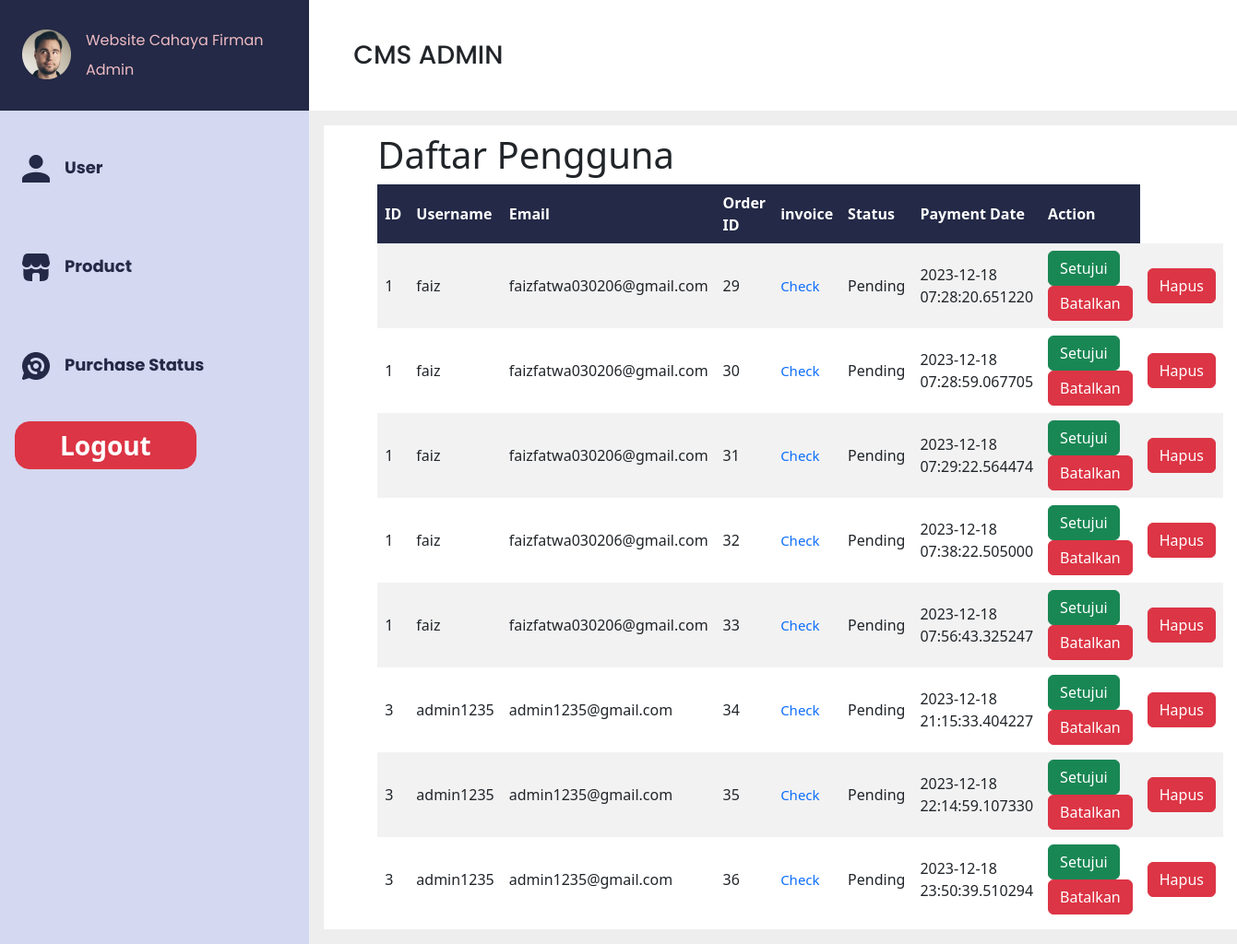
Before: /admin_status (signed in) with the older database file.
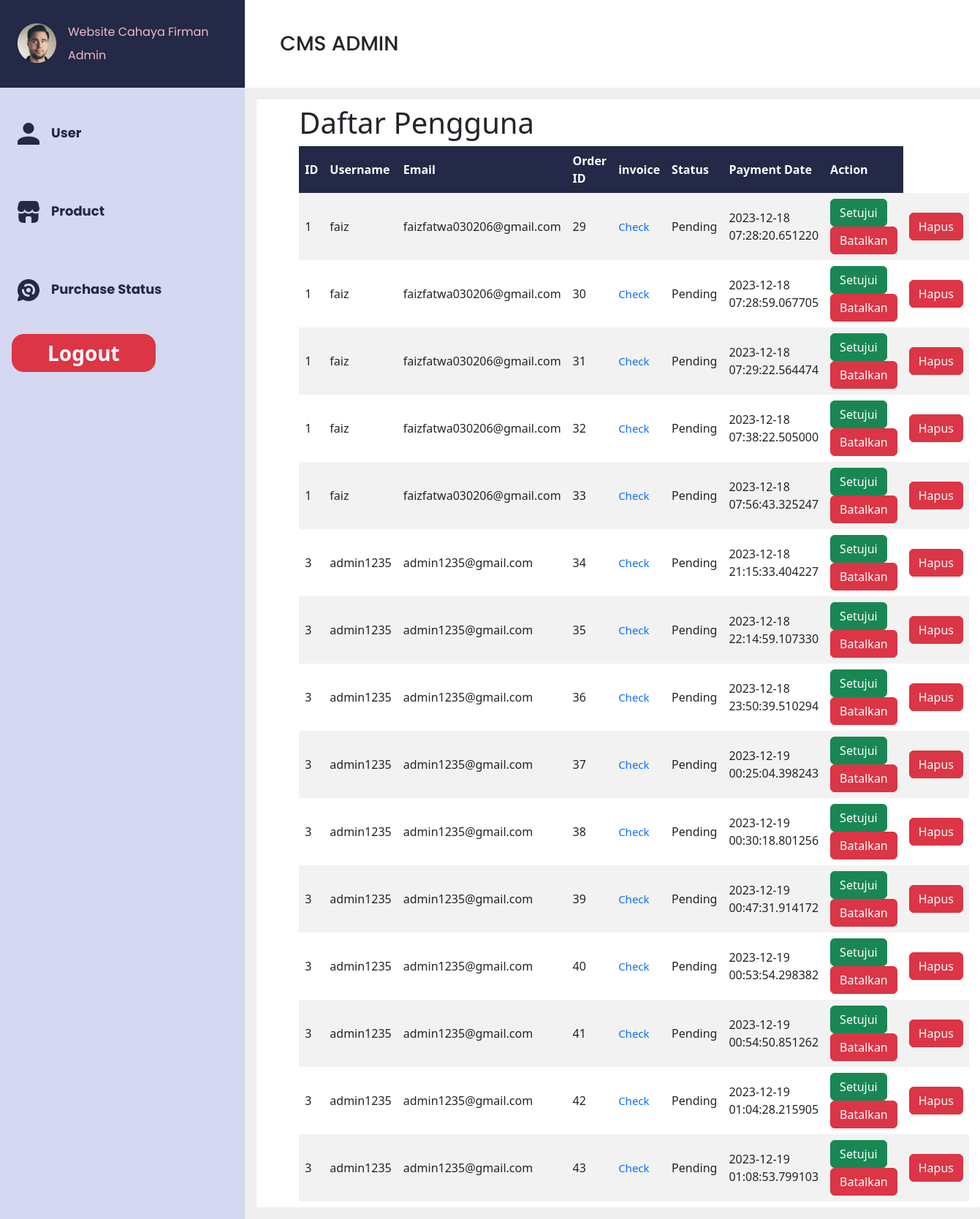
After: the same page with the newer database file.
### models/order_detail.py (models this page shows)
class Order_detail(db.Model):
    __tablename__ = 'order_detail'
    id_order = db.Column(db.Integer, primary_key=True)
    total = db.Column(db.Float)
    order_status = db.Column(db.String(100))
    id_payment = db.Column(db.Integer, db.ForeignKey('payment_detail.id_payment', name='fk_oDetail_payment'))
    id_session = db.Column(db.Integer, db.ForeignKey('session.id_session', name='fk_oDetail_session'))
    payment_detail = db.relationship('Payment_detail', back_populates='order_detail')
    session = db.relationship('session', back_populates='Order_detail')

### models/shopping_session.py (models this page shows)
class session(db.Model):
    id_session = db.Column(db.Integer, primary_key=True)
    id_user = db.Column(db.Integer, db.ForeignKey('user.id_user'), nullable=False)
    is_active = db.Column(db.Boolean, default=True)
    order_items = db.relationship('Order_items', back_populates='session')
    user = relationship("User", backref="session")
    Order_detail = relationship("Order_detail", back_populates="session", uselist=False)

### models/user.py (models this page shows, shortened)
class User(db.Model, UserMixin):
    id_user = db.Column(db.Integer, primary_key=True)
    username = db.Column(db.String(20), nullable=False, unique=True)
    email = db.Column(db.String(120), nullable=False, unique=True)
    password = db.Column(db.String(80), nullable=False)
    fullname = db.Column(db.String(60), nullable=True, unique=False)
    gender = db.Column(db.CHAR(1), nullable=True, unique=False)
    telephone = db.Column(db.Integer, nullable=True, unique=False)
    address = db.Column(db.String(60), nullable=True, unique=False)
    is_admin = db.Column(db.Boolean, default=False)

### models/payment_detail.py (models this page shows)
class Payment_detail(db.Model):
    __tablename__ = 'payment_detail'
    id_payment = db.Column(db.Integer, primary_key=True)
    amount = db.Column(db.Integer)
    payment_method = db.Column(db.String(100))
    bank_name = db.Column(db.String(100))
    account_number = db.Column(db.String(100))
    payment_date = db.Column(db.DateTime, default=datetime.utcnow)
    order_detail = db.relationship('Order_detail', back_populates='payment_detail')

### app.py (the view)
@app.route('/admin_status')
@admin_required
def admin_status():
    orders = Order_detail.query.join(Payment_detail).all()
    return render_template("admin_status.html", orders=orders)

### app.py (called while the page is built)
def admin_required(func):
    @wraps(func)
    def decorated_view(*args, **kwargs):
        if not current_user.is_authenticated or not current_user.is_admin:
            flash("You need to log in as an admin to access this page.", "danger")
            return redirect(url_for('loginadmin'))
        return func(*args, **kwargs)
    return decorated_view

@login_manager.user_loader
def load_user(user_id):
    return User.query.get(int(user_id))

### templates/admin_status.html (shortened to what this page needs)
<!DOCTYPE html>
<html lang="en">
<head>
    <link rel="stylesheet" type="text/css" href="{{ url_for('static', filename='css/crud_admin.css') }}">
    <link href="https://cdn.jsdelivr.net/npm/bootstrap@5.3.2/dist/css/bootstrap.min.css" rel="stylesheet"
>
</head>
<body>
    <div class="d-flex bd-highlight">
        <div class="d-flex flex-column bd-highlight justify-content-center" style="flex: 0 0 25%;">
            <div class="py-4 px-3 d-flex flex-row bd-highlight" style="background-color: #232946;">
                <div class="p-2 bd-highlight"><img src="../static/asset/Ellipse 9.png"></div>
                <div class="p-1 bd-highlight">
                    <div class="d-flex flex-column bd-highlight">
                        <div class="p-1 bd-highlight">Website Cahaya Firman</div>
                        <div class="p-1 bd-highlight">Admin</div>
                    </div>
                </div>
            </div>
        </div>
        <div class="bd-highlight d-flex align-items-center ms-5 mt-3" style="flex: 0 0 70%;">
            <p class="fs-3" style="font-family: 'Poppins', sans-serif; font-weight: 500;">CMS ADMIN</p>
        </div>
    </div>
    <div class="d-flex bd-highlight">
        <div class="d-flex flex-column bd-highlight p-3" style="flex: 0 0 25%; background-color: #D4D8F0;">
            <div class="d-flex flex-row bd-highlight py-4">
                <div class="p-2 bd-highlight"><img src="../static/asset/Vector (3).png" alt=""></div>
                <div class="p-2 bd-highlight"> <a href="{{ url_for('admin_user') }}">
                        <p class="fw-bold">User</p>
                    </a></div>
            </div>
            <div class="d-flex flex-row bd-highlight py-4">
                <div class="p-2 bd-highlight"><img src="../static/asset/Vector (1).png" alt=""></div>
                <div class="p-2 bd-highlight"> <a href="{{ url_for('admin_crud') }}">
                        <p class="fw-bold">Product</p>
                    </a></div>
            </div>
            <div class="d-flex flex-row bd-highlight py-4">
                <div class="p-2 bd-highlight"><img src="../static/asset/Vector (2).png" alt=""></div>
                <div class="p-2 bd-highlight"> <a href="{{ url_for('admin_status') }}">
                        <p class="fw-bold">Purchase Status</p>
                    </a></div>
            </div>
            <form action="{{ url_for('logoutadmin') }}" method="POST">
                <button class="btn btn-danger fw-bold py-1 px-5 fs-3 rounded-4 mb-1" type="submit">Logout</button>
            </form>
        </div>
        <div class="bd-highlight d-flex p-3 w-100" style="flex: 0 0 75%; background-color: #eeeeee;">
            <div class="d-flex flex-column bd-highlight w-100" style="background-color: white;">
                <div class="p-2 bd-highlight me-3 w-100">
                    <h1>Daftar Pengguna</h1>
                    <table>
                        <tr>
                            <th>ID</th>
                            <th>Username</th>
                            <th>Email</th>
                            <th>Order ID</th>
                            <th>invoice</th>
                            <th>Status</th>
                            <th>Payment Date</th>
                            <th>Action</th>
                            <th style="background-color:rgba(0, 0, 0, 0);"></th>
                        </tr>
                        {% for order in orders %}
                        <tr>
                            <td>{{ order.session.id_user }}</td>
                            {% if order.session %}
                            <td>{{ order.session.user.username }}</td>
                            <td>{{ order.session.user.email }}</td>
                        {% else %}
                            <td>N/A</td>
                            <td>N/A</td>
                        {% endif %}
                            <td>{{ order.id_order }}</td>
                            <td><a href="{{ url_for('view_invoice', payment_id=order.id_payment) }}">Check</a></td>
                            <td>
                                {{ order.order_status }}
                            </td>
                            <td>{{ order.payment_detail.payment_date }}</td>
                            <td id="action">
                                <form action="{{ url_for('approve_payment', payment_id=order.id_payment) }}" method="POST">
                                    <button type="submit" class="btn btn-success">Setujui</button>
                                </form>
                                <form action="{{ url_for('disapprove_payment', payment_id=order.id_payment) }}" method="POST">
                                    <button type="submit" class="btn btn-danger">Batalkan</button>
                                </form>
                            </td>
                            <td style="background-color:rgba(0, 0, 0, 0);">
                                <form action="{{ url_for('delete_order', payment_id=order.id_payment) }}" method="POST">
                                    <button type="submit" class="btn btn-danger">Hapus</button>
                                </form>
                            </td>
                        </tr>
                        {% endfor %}
                    </table>
                </div>
            </div>
        </div>
    </div>
</body>
</html>

### static/css/crud_admin.css (style rules this page uses)
* { padding: 0; margin: 0; }
h1 { margin-left: 50px; }
a { color: white; font-size: 15px; text-decoration: none; }
table { margin-left: 50px; border-collapse: collapse; width: 90%; }
th, td { border: 1px solid #dee2e6; padding: 8px; }
th { background-color: #232946; color: #fff; font-weight: bold; }
tr:nth-child(even) { background-color: #f2f2f2; }
tr:nth-child(odd) { background-color: #fff; }

### templates/admin_status.html (style rules this page uses)
.p-1.bd-highlight { font-family: 'Poppins', sans-serif; color: #EEBBC3; font-size: medium; }
p.fw-bold { font-family: 'Poppins', sans-serif; color: #232946; font-weight: bold; font-size: large; }
a { text-decoration: none; }
table button { display: flex; flex-direction: row; border-radius: 10px; align-item: center; justify-content: center; }

Changed rows visible on the page:
added Order_detail: session.id_user "3", session.user.username "admin1235", session.user.email "admin1235@gmail.com", id_order "37", order_status "Pending", payment_detail.payment_date "2023-12-19 00:25:04.398243"
added Order_detail: session.id_user "3", session.user.username "admin1235", session.user.email "admin1235@gmail.com", id_order "38", order_status "Pending", payment_detail.payment_date "2023-12-19 00:30:18.801256"
added Order_detail: session.id_user "3", session.user.username "admin1235", session.user.email "admin1235@gmail.com", id_order "39", order_status "Pending", payment_detail.payment_date "2023-12-19 00:47:31.914172"
added Order_detail: session.id_user "3", session.user.username "admin1235", session.user.email "admin1235@gmail.com", id_order "40", order_status "Pending", payment_detail.payment_date "2023-12-19 00:53:54.298382"
added Order_detail: session.id_user "3", session.user.username "admin1235", session.user.email "admin1235@gmail.com", id_order "41", order_status "Pending", payment_detail.payment_date "2023-12-19 00:54:50.851262"
added Order_detail: session.id_user "3", session.user.username "admin1235", session.user.email "admin1235@gmail.com", id_order "42", order_status "Pending", payment_detail.payment_date "2023-12-19 01:04:28.215905"
added Order_detail: session.id_user "3", session.user.username "admin1235", session.user.email "admin1235@gmail.com", id_order "43", order_status "Pending", payment_detail.payment_date "2023-12-19 01:08:53.799103"
